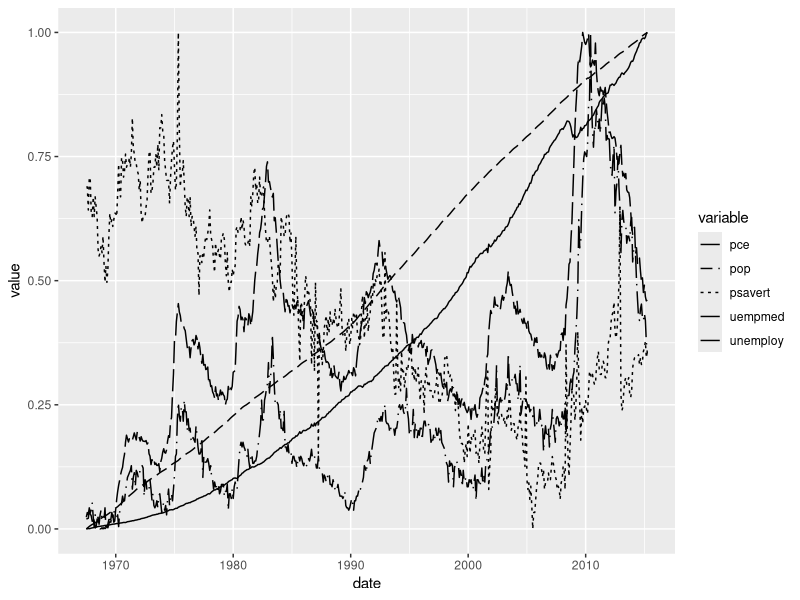

The R source for this figure:
library(ggthemes)


### Name: scale_linetype_stata
### Title: Stata linetype palette (discrete)
### Aliases: scale_linetype_stata

### ** Examples

require("dplyr")
require("tidyr")
require("ggplot2")

rescale01 <- function(x) {
  (x - min(x)) / diff(range(x))
}

gather(economics, variable, value, -date) %>%
  group_by(variable) %>%
  mutate(value = rescale01(value)) %>%
  ggplot(aes(x = date, y = value, linetype = variable)) +
  geom_line() +
  scale_linetype_stata()
